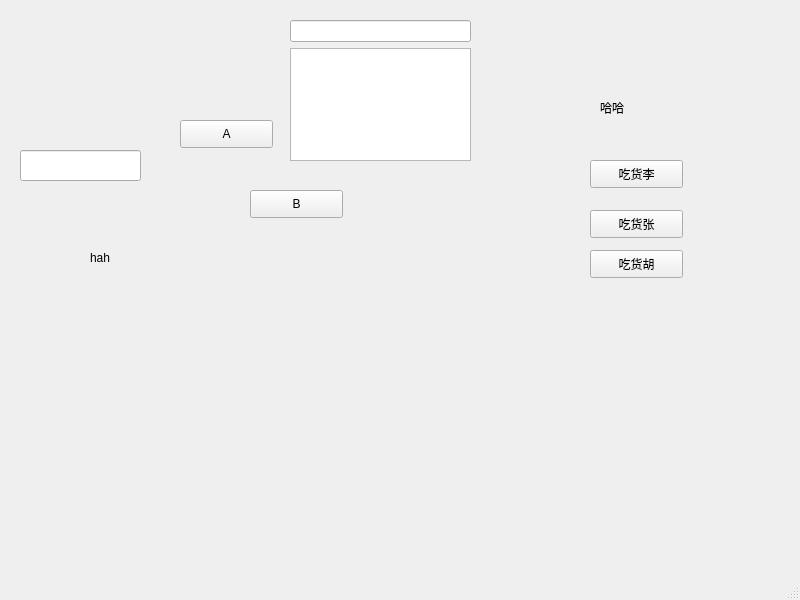
<?xml version="1.0" encoding="UTF-8"?>
<ui version="4.0">
 <class>MainWindow</class>
 <widget class="QMainWindow" name="MainWindow">
  <property name="geometry">
   <rect>
    <x>0</x>
    <y>0</y>
    <width>800</width>
    <height>600</height>
   </rect>
  </property>
  <property name="windowTitle">
   <string>MainWindow</string>
  </property>
  <widget class="QWidget" name="centralwidget">
   <widget class="QPushButton" name="pushButton">
    <property name="geometry">
     <rect>
      <x>180</x>
      <y>120</y>
      <width>93</width>
      <height>28</height>
     </rect>
    </property>
    <property name="text">
     <string>A</string>
    </property>
   </widget>
   <widget class="QPushButton" name="pushButton_2">
    <property name="geometry">
     <rect>
      <x>250</x>
      <y>190</y>
      <width>93</width>
      <height>28</height>
     </rect>
    </property>
    <property name="text">
     <string>B</string>
    </property>
   </widget>
   <widget class="QWidget" name="layoutWidget">
    <property name="geometry">
     <rect>
      <x>290</x>
      <y>20</y>
      <width>181</width>
      <height>141</height>
     </rect>
    </property>
    <layout class="QVBoxLayout" name="verticalLayout">
     <item>
      <widget class="QLineEdit" name="lineEdit"/>
     </item>
     <item>
      <widget class="QTextEdit" name="textEdit"/>
     </item>
    </layout>
   </widget>
   <widget class="QLabel" name="label">
    <property name="geometry">
     <rect>
      <x>90</x>
      <y>250</y>
      <width>72</width>
      <height>15</height>
     </rect>
    </property>
    <property name="text">
     <string>hah </string>
    </property>
   </widget>
   <widget class="QLineEdit" name="lineEdit_2">
    <property name="geometry">
     <rect>
      <x>20</x>
      <y>150</y>
      <width>121</width>
      <height>31</height>
     </rect>
    </property>
   </widget>
   <widget class="QPushButton" name="pushButton_L">
    <property name="geometry">
     <rect>
      <x>590</x>
      <y>160</y>
      <width>93</width>
      <height>28</height>
     </rect>
    </property>
    <property name="text">
     <string>吃货李</string>
    </property>
   </widget>
   <widget class="QPushButton" name="pushButton_Z">
    <property name="geometry">
     <rect>
      <x>590</x>
      <y>210</y>
      <width>93</width>
      <height>28</height>
     </rect>
    </property>
    <property name="text">
     <string>吃货张</string>
    </property>
   </widget>
   <widget class="QPushButton" name="pushButton_H">
    <property name="geometry">
     <rect>
      <x>590</x>
      <y>250</y>
      <width>93</width>
      <height>28</height>
     </rect>
    </property>
    <property name="text">
     <string>吃货胡</string>
    </property>
   </widget>
   <widget class="QLabel" name="label_3">
    <property name="geometry">
     <rect>
      <x>600</x>
      <y>100</y>
      <width>72</width>
      <height>15</height>
     </rect>
    </property>
    <property name="text">
     <string>哈哈</string>
    </property>
   </widget>
  </widget>
  <widget class="QMenuBar" name="menubar">
   <property name="geometry">
    <rect>
     <x>0</x>
     <y>0</y>
     <width>800</width>
     <height>26</height>
    </rect>
   </property>
  </widget>
  <widget class="QStatusBar" name="statusbar"/>
 </widget>
 <resources/>
 <connections>
  <connection>
   <sender>label</sender>
   <signal>linkActivated(QString)</signal>
   <receiver>MainWindow</receiver>
   <slot>close()</slot>
   <hints>
    <hint type="sourcelabel">
     <x>125</x>
     <y>283</y>
    </hint>
    <hint type="destinationlabel">
     <x>399</x>
     <y>299</y>
    </hint>
   </hints>
  </connection>
 </connections>
</ui>
